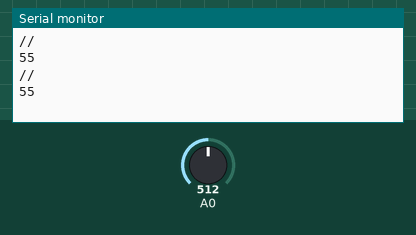
A sketch run on a simulated Arduino Uno, built with avr-gcc and run on an emulated ATmega328P. Shown: the last lines printed to the serial monitor. The test bench sets the inputs (shaded band); at power-on: A0 = 512. The modem accepts every AT command (registered, SIM ready, sends succeed) and sends nothing else.

Above: at 4.8 s.
4.9 s: A0 set to 716
At 6.3 s:
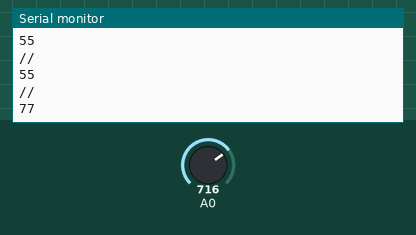
6.4 s: A0 set to 900
At 8.9 s:
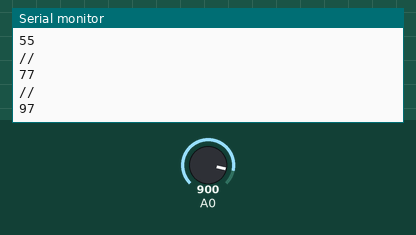
Timing chart, 0 to 10.4 s (numbered marks = the images above; inputs shaded):
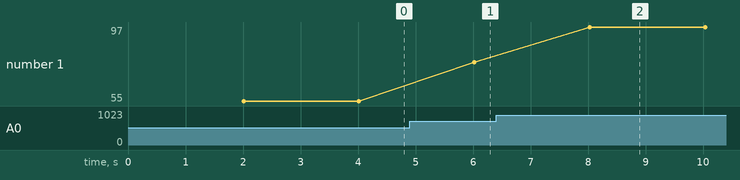

Measured:
- after the input at 4.9 s, the serial monitor: prints a new line after 1.1 s (image 1)
- after the input at 6.4 s, the serial monitor: prints a new line after 1.6 s (image 2)
- plotted number 1: 55 → 77 after the input at 4.9 s, 77 → 97 after the input at 6.4 s

The sketch:

MERGE_GPRSDateTimeParsed_H2OLevel_11114_1117pm.ino
```cpp
/*  Framework for debugging individual program elements  */

#include <SoftwareSerial.h>

#define rxPin 7
#define txPin 8

SoftwareSerial gprsSerial(rxPin, txPin);

String rawDateTime;
String timeString;
String dateString;

int h2oLevel = 0;

void clearStrings() {
  timeString = "";
  dateString = "";
}

void setup() {
  pinMode(rxPin, INPUT);
  pinMode(txPin, OUTPUT);

  Serial.begin(19200);
  gprsSerial.begin(19200);
}

void loop() {
  delay(2000);
  getDateTime();
  h2oLevelRead();
  Serial.println(dateString);
  Serial.println(timeString);
  Serial.println(h2oLevel);
  Serial.println();
  clearStrings();
}

void getDateTime() {
  gprsSerial.println("AT+CCLK?");  // Request date and time from GPRS
  if(gprsSerial.available()) {  // If data is coming from GPRS
    while(gprsSerial.available()) {  // Read the data into string from incoming bytes while they're available
      char c = gprsSerial.read();  // Read each byte sent, one at a time, into storage variable
      rawDateTime += c;  // Add character to the end of the data string to be written to SD later
    }
    parseDateTime();
  }
}

void parseDateTime() {
  String year = "";
  String month = "";
  String day = "";

  for(int y = 8; y < 10; y++)
    year += String(rawDateTime.charAt(y));
  for(int m = 11; m < 13; m++)
    month += String(rawDateTime.charAt(m));
  for(int d = 14; d < 16; d++)
    day += String(rawDateTime.charAt(d));
  for(int t = 17; t < 25; t++)
    timeString += String(rawDateTime.charAt(t));

  rawDateTime = "";

  dateString += String(month);
  dateString += "/";
  dateString += String(day);
  dateString += "/";
  dateString += String(year);
}

void h2oLevelRead() {
  int h2oReadVal = analogRead(A0);
  h2oLevel = h2oReadVal / 9.22;  // Divide by (MaximumPossibleReading / 100) for 0-100 scale
}
```
